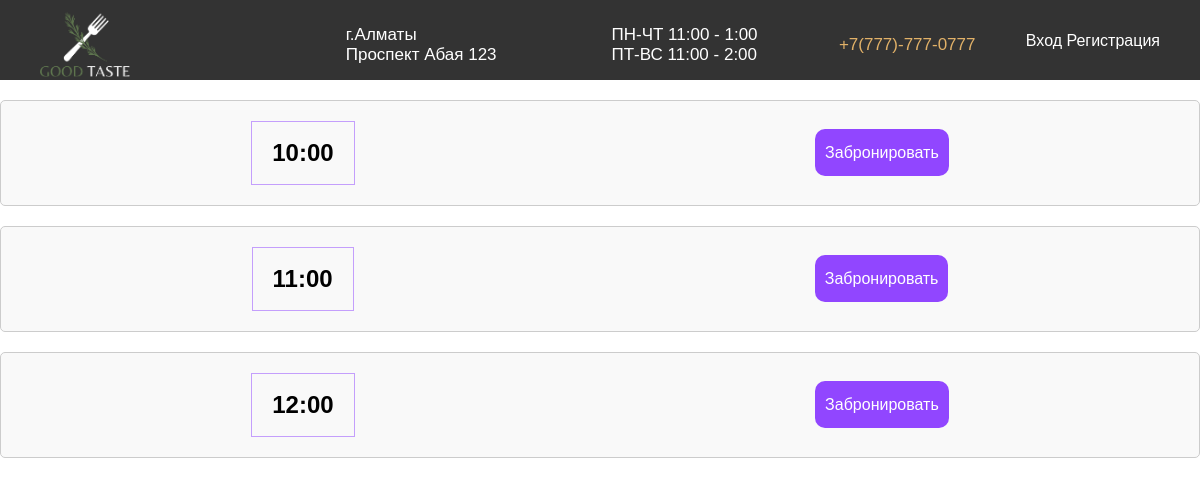
The app's page /tables/ with its own data.
### back/models.py (models this page shows, shortened)
class SiteSettings(models.Model):
    times = models.TextField(max_length=50,default='')
    booking_button_text = models.CharField(max_length=50, default='Забронировать')

### back/views.py (the view)
# urls.py: path('tables/', views.tables_view, name='tables'),
def tables_view(request):
    site_settings_list = SiteSettings.objects.all()
    tables = Table.objects.all()
    times_lists = [site_settings.times.split(',') for site_settings in site_settings_list]
    time = times_lists[0][0] if times_lists and times_lists[0] else '00:00'
    context = {
        'tables': tables,
        'times_lists': times_lists,
        'time': time,
    }
    return render(request, 'back/tables.html', context)

### back/templates/back/tables.html (shortened to what this page needs)
{% load static %}
<!DOCTYPE html>
<html lang="en">
<head>
    <link rel="stylesheet" href="{% static 'back/css/style.css' %}">
    <link rel="stylesheet" href="{% static 'back/css/tables.css' %}">
</head>
<body>
    <header class="header-bron container">
        <div class="all-header-bron">
            <div class="logo3">
                <a href="{% url 'back:home' %}"><img src="{% static 'back/images/logo.png' %}" alt=""></a>
            </div>
            <div class="about">
                г.Алматы <br> Проспект Абая 123
            </div>
            <div class="time">
                ПН-ЧТ 11:00 - 1:00
                <br>
                ПТ-ВС 11:00 - 2:00
            </div>
            <div class="phone">
                +7(777)-777-0777
            </div>
            <div class="auth-buttons">
                {% if not request.user.is_authenticated %}
                    <a href="{%  url 'authe:signin' %}" class="auth-button">Вход</a>
                    <a href="{%  url 'authe:signup' %}" class="auth-button">Регистрация</a>
                {% endif %}
            </div>
        </div>
    </header>
    {% for times_list in times_lists %}
    <div class="booking-section">
        {% for time in times_list %}
            {% if time %}
                <div class="time-booking">
                    {{ time }}
                </div>
                <div class="book-button">
                    <a href="{% url 'back:booking' table_number=forloop.counter time=time %}" class="book-btn">Забронировать</a>
                </div>
            {% endif %}
        {% endfor %}
    </div>
{% endfor %}
</body>
</html>

### back/static/back/css/style.css (style rules this page uses)
body { margin: 0; padding: 0; font-family: "Raleway", sans-serif; }
.all-header-bron { display: flex; justify-content: space-between; margin: 0 auto; width: 1340px; }
.auth-buttons { margin-top: 22px; margin-left: 25px; }
.auth-buttons a { text-decoration: none; color: #fff; }
.header-bron { width: 100%; top: 0; left: 0; padding: 10px 40px; box-sizing: border-box; display: flex; height: 80px; background-color: #333; }
.logo3 img { width: 90px; height: auto; }
.about { margin-top: 15px; color: #000000; margin-left: 17%; font-size: 17px; font-weight: 500; }
.time { margin-top: 15px; color: #fff; margin-left: 8%; font-size: 17px; font-weight: 500; }
.phone { margin-top: 25px; color: #000000; margin-left: 5%; font-size: 17px; font-weight: 500; }
.container { overflow: hidden; }
.footer-info .time, .about { color: #fff; }
.footer-info .time span, .phone { color: #E1B168; }

### back/static/back/css/tables.css (style rules this page uses)
.booking-section { margin-top: 20px; padding: 20px; border: 1px solid #ccc; border-radius: 5px; background-color: #f9f9f9; display: flex; justify-content: space-around; align-items: center; }
.booking-section .time-booking { padding: 15px 20px; border: 1px solid rgba(144, 70, 255, .502); }
.time-booking { color: 000; font-weight: 700; font-size: 24px; line-height: 32px; text-align: center; }
.booking-section .book-button { text-align: center; }
.booking-section .book-btn { padding: 15px 10px; background-color: #9146FF; color: #fff; text-decoration: none; border-radius: 10px; }

### records on screen
SiteSettings: times_list "10:00"
SiteSettings: times_list "11:00"
SiteSettings: times_list "12:00"
